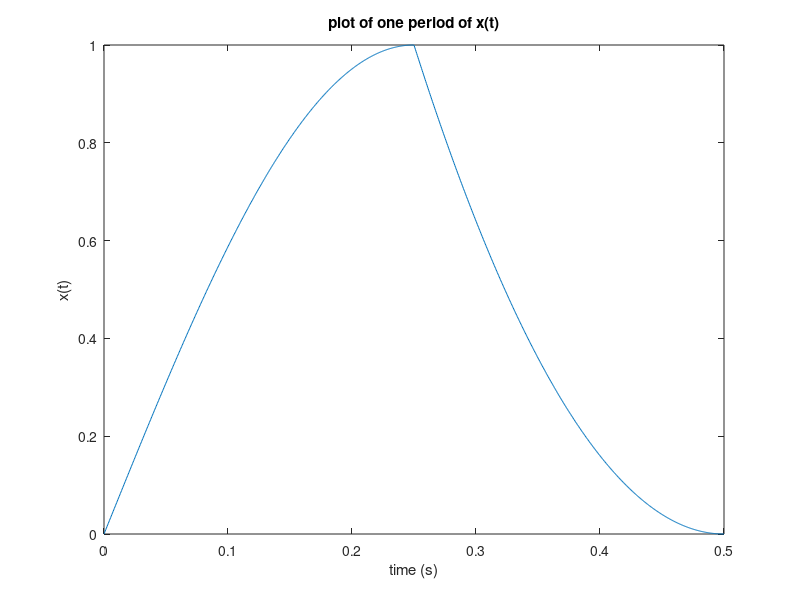
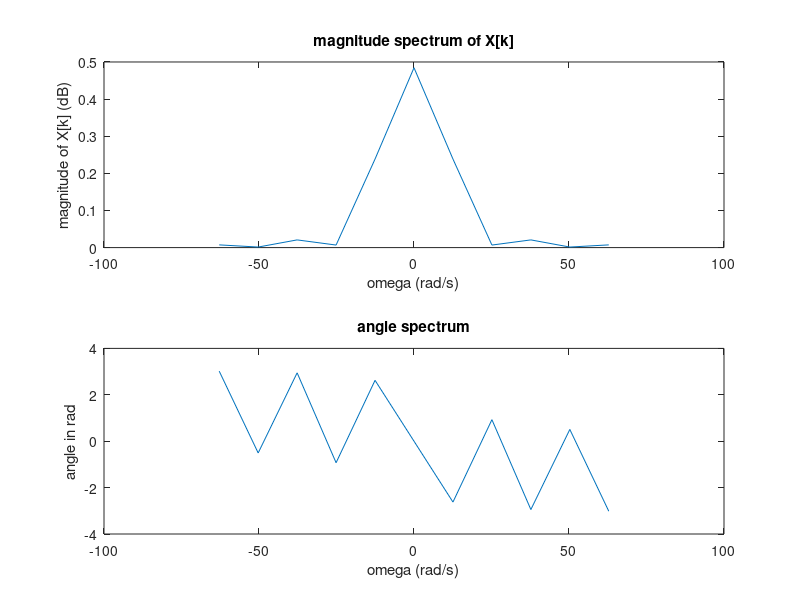

MATLAB code to generate these figures, in order:
%Eric Morse ECE300 Lab Practical
x = @(t) sin(2*pi*t).*(t>=0).*(t<0.25) ...
    + 16*(t-0.5).^2.*(t>=0.25).*(t<0.5);
To = 0.5;
N= 1024;
t = linspace(0,To,N);
figure(1)
plot(t,x(t))
xlabel('time (s)');
ylabel('x(t)');
title('plot of one period of x(t)');
X = fft(x(t))/N; 
Xshift = fftshift(X); 
XX = Xshift(((N/2)-4):((N/2)+6));
w0 = 2*pi/To;
k = [-5:5];
w = w0*k;
figure(2)
subplot(2,1,1)
plot(w, abs(XX))
xlabel('omega (rad/s)')
ylabel('magnitude of X[k] (dB)')
title('magnitude spectrum of X[k]')

subplot(2,1,2)
plot(w, angle(XX))
xlabel('omega (rad/s)')
ylabel('angle in rad')
title('angle spectrum')
